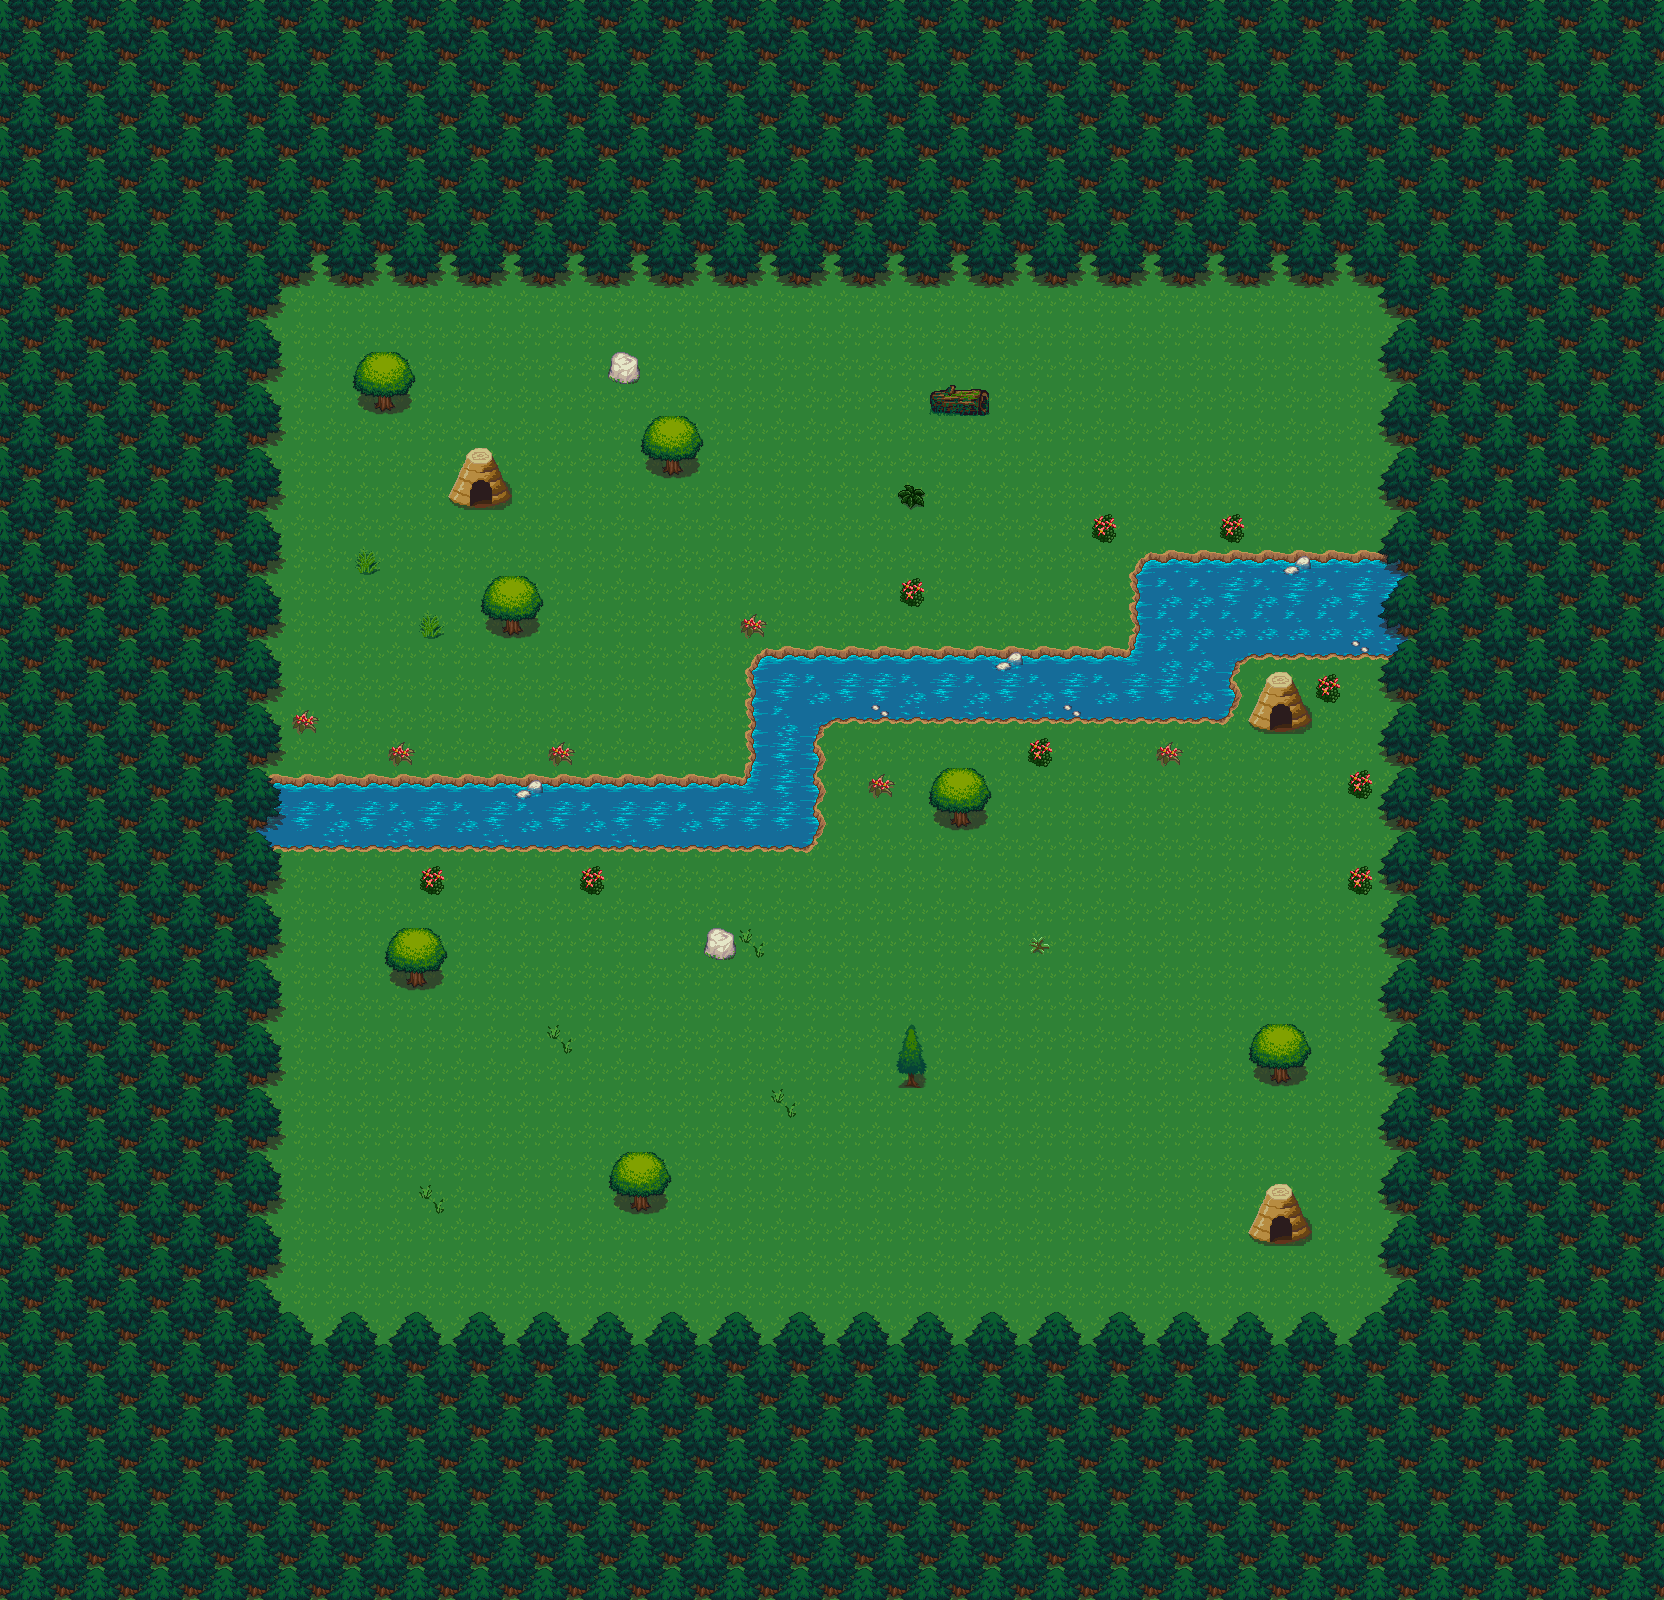

This is a level from a 2D game, rendered from its Tiled map with the project's own tilesets. A one-line summary and the map file follow, with tile-layer data summarised:
An orthogonal 52x50 tile map with 32x32 px tiles, 3 tile layers (GROUND, GROUND2, OBJ) and 25 objects.

<map version="1.10" tiledversion="1.11.2" orientation="orthogonal" renderorder="right-down" width="52" height="50" tilewidth="32" tileheight="32" infinite="0" nextlayerid="6" nextobjectid="54">
 <tileset firstgid="1" source="../forest_tiles.tsx" />
 <layer id="1" name="GROUND" width="52" height="50">
  <data>[2600 cells, 2550 non-empty, 16 distinct tile ids]</data>
 </layer>
 <layer id="2" name="GROUND2" width="52" height="50">
  <data>[2600 cells, 23 non-empty, 6 distinct tile ids]</data>
 </layer>
 <layer id="3" name="OBJ" width="52" height="50">
  <data>[2600 cells, 1558 non-empty, 21 distinct tile ids]</data>
 </layer>
 <objectgroup id="4" name="Collide">
  <object id="1" x="486" y="619.667" width="50" height="19.6667" />
  <object id="3" x="647.333" y="458.833" width="50" height="19.6667" />
  <object id="4" x="360" y="395.833" width="50" height="19.6667" />
  <object id="7" x="392" y="971.5" width="50" height="19.6667" />
  <object id="8" x="936.667" y="811.167" width="50" height="19.6667" />
  <object id="9" x="1256" y="1067.17" width="50" height="19.6667" />
  <object id="10" x="616" y="1194.67" width="50" height="19.6667" />
  <object id="12" x="929" y="384.455" width="61.7273" height="30.7273" />
  <object id="13" x="896.5" y="1069.25" width="30.5" height="18.5" />
  <object id="14" x="703.909" y="928.182" width="32.6364" height="31.9091" />
  <object id="15" x="608.182" y="352.364" width="32.5455" height="32" />
  <object id="16" x="447" y="480" width="64.5" height="30" />
  <object id="17" x="1248.36" y="1216.36" width="63.2727" height="31.4545" />
  <object id="18" x="140" y="1340" width="1454" height="222" />
  <object id="19" x="82" y="152" width="186" height="1272" />
  <object id="20" x="126" y="78" width="1396" height="212" />
  <object id="22" x="1398" y="88" width="156" height="1354" />
  <object id="38" x="254" y="772" width="570.667" height="80.6667" />
  <object id="40" x="744.667" y="644" width="80.6667" height="145.333" />
  <object id="42" x="744" y="643.333" width="496" height="80.6667" />
  <object id="44" x="1128.67" y="551.333" width="272.667" height="110.667" />
  <object id="49" x="1248.67" y="704" width="62.6667" height="31.3333" />
 </objectgroup>
 <objectgroup id="5" name="Interactive">
  <object id="48" x="1248" y="1216" width="65.3333" height="92" />
  <object id="52" x="1248.67" y="726" width="63.3333" height="60.6667" />
  <object id="53" x="446.5" y="495.5" width="65" height="70.5" />
 </objectgroup>
</map>
